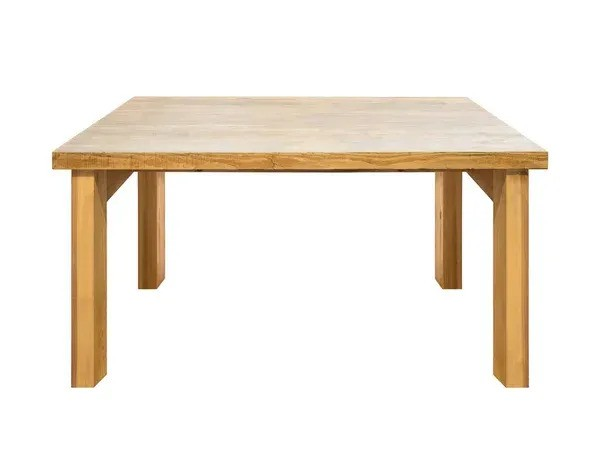
#> input picture table.jpg, 600 x 460 px
$ jupyter execute Star_Feature.ipynb
#> lines starting #> are read from the running program, lines starting #| are printed output that depends on the picture; after the words box and inside, x2 and y2 are one past the last pixel; in counts of white or black regions, pixels touching at a corner belong together
[cell 1]
import sys
import cv2
import numpy as np

[cell 2]
class StarFeatureDetector(object):
    def __init__(self):
        self.detector = cv2.xfeatures2d.StarDetector_create()
    def detect(self, img):
        return self.detector.detect(img)

[cell 3]
if __name__=='__main__':
# Load input image -- 'table.jpg'
    img = cv2.imread('table.jpg')
#> img is the input picture: shape (460, 600, 3); mean B, G, R 228.2, 236.8, 243.5

[cell 4]
img_gray = cv2.cvtColor(img, cv2.COLOR_BGR2GRAY)
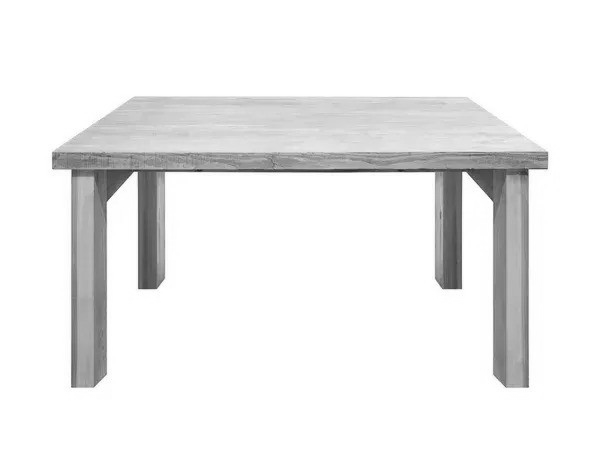
#> img_gray: shape (460, 600); min 26, max 255, mean 237.8

[cell 5]
keypoints = StarFeatureDetector().detect(img)
#> keypoints = 33 keypoints; strongest (x, y, size): (465, 176, 6), (134, 176, 6), (470, 189, 16), (129, 189, 16)

[cell 6]
cv2.drawKeypoints(img, keypoints, img,flags=cv2.DRAW_MATCHES_FLAGS_DRAW_RICH_KEYPOINTS)
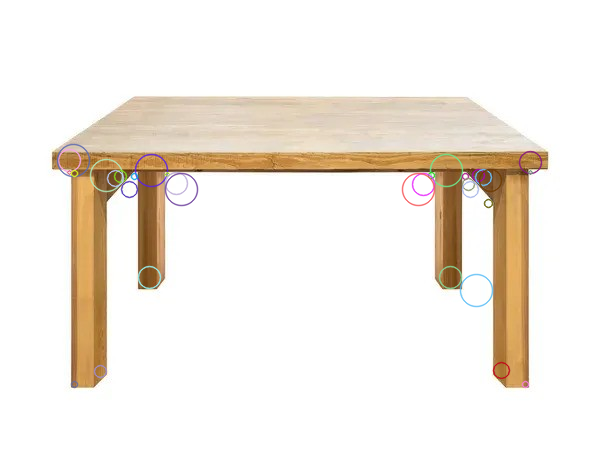
#> img: shape (460, 600, 3); 1.54% of pixels changed, all inside (x1, y1, x2, y2) = (56, 143, 543, 389)
